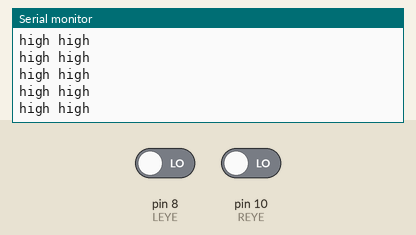
The sketch below on a simulated Arduino Uno, built with avr-gcc and run on an emulated ATmega328P. Parts: the last lines printed to the serial monitor. The test bench sets the inputs (shaded band); at power-on: pin 8 (LEYE) LOW, pin 10 (REYE) LOW.

Above: at 1.2 s.
1.3 s: pin 8 (LEYE) driven HIGH
At 2.2 s:
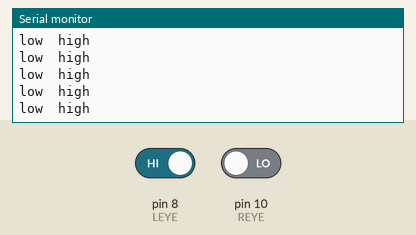
3.2 s: pin 10 (REYE) driven HIGH
At 4.1 s:
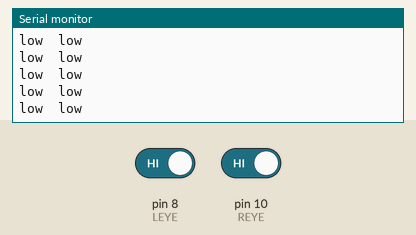
5.1 s: pin 8 (LEYE) driven LOW
At 6.1 s:
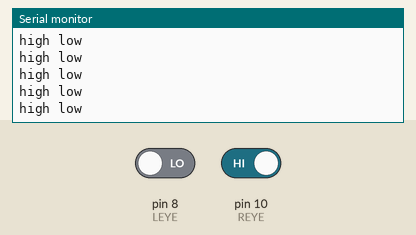
7.0 s: pin 8 (LEYE) driven HIGH
At 8.0 s:
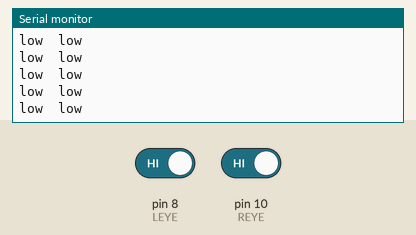
10.0 s: pin 10 (REYE) driven LOW
At 11.1 s:
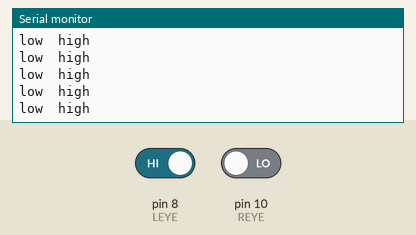
13.0 s: pin 8 (LEYE) driven LOW
At 13.7 s:
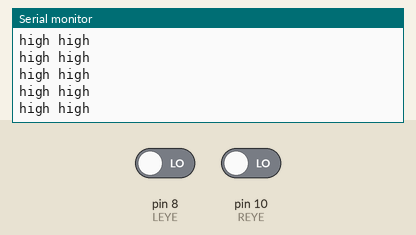

Measured:
- after the input at 1.3 s, the serial monitor: prints a new line after 0.07 s (image 1)
- after the input at 3.2 s, the serial monitor: prints a new line after 0.07 s (image 2)
- after the input at 5.1 s, the serial monitor: prints a new line after 0.08 s (image 3)
- after the input at 10.0 s, the serial monitor: prints a new line after 0.07 s (image 5)
- after the input at 13.0 s, the serial monitor: prints a new line after 0.08 s (image 6)

The sketch:

IR_Sensors.ino
```cpp
// IR Sensor Pins
const int REYE = 10;
const int LEYE = 8;

void setup() {
  Serial.begin(9600);
  pinMode( LEYE, INPUT );
  pinMode( REYE, INPUT );
}

void loop() {

  //Task 1
  //Low=black
  //White =high

  if( digitalRead( LEYE ) == HIGH ){
    Serial.print("low  ");
  }else{
    Serial.print("high ");
  }

  if( digitalRead( REYE ) == HIGH ){
    Serial.println("low  ");
  }else{
    Serial.println("high ");
  }

  //Task 2
  /*
  bool all_clearL = digitalRead( LEYE );
  bool all_clearR = digitalRead( REYE );

  if( !all_clearL || !all_clearR ){ //!all_clear =black
  Serial.println("I see you!");
  }else{
  Serial.println("No");
  }
  delay( 1000 );

  */
}
```
